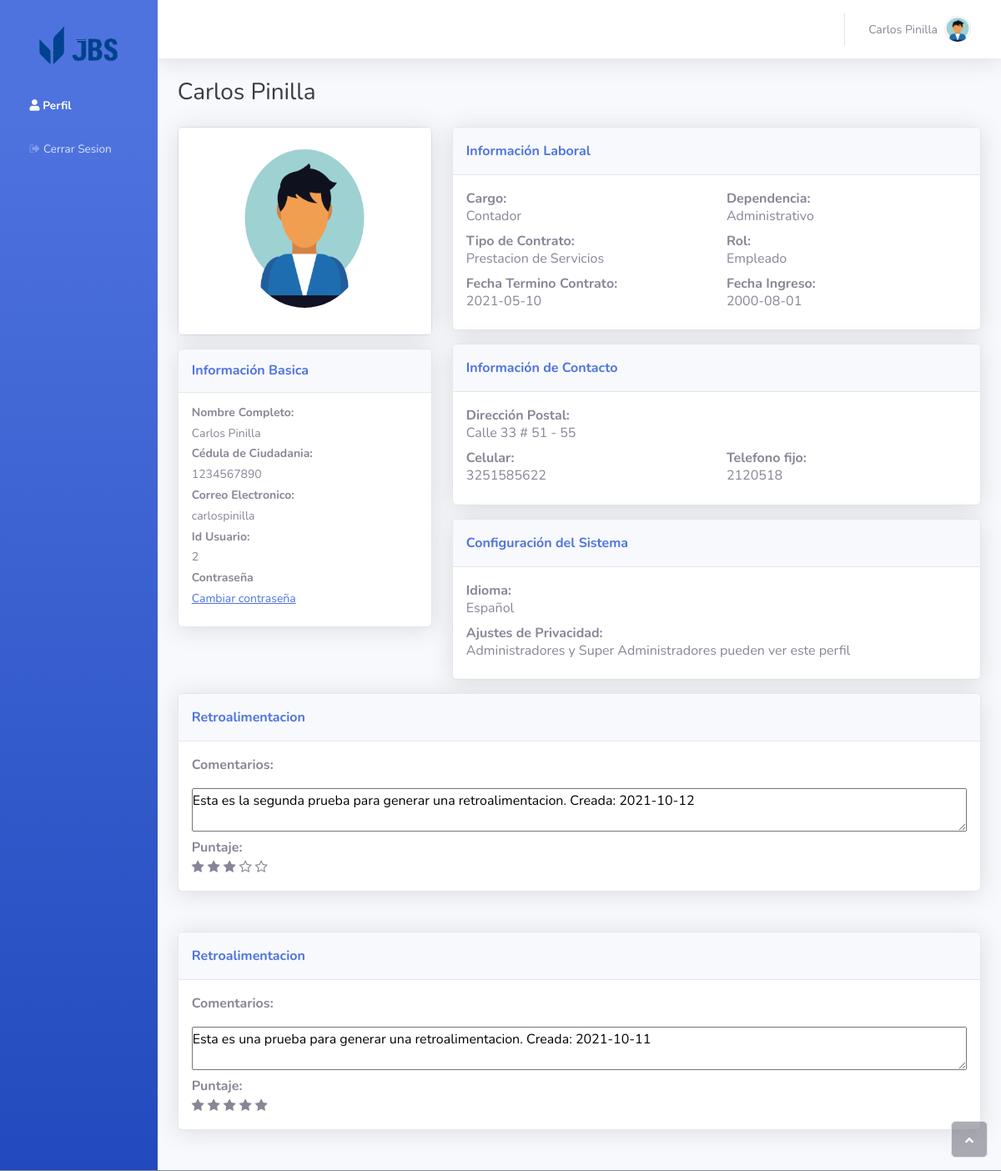
The app's page /system/profile (signed in), older data.
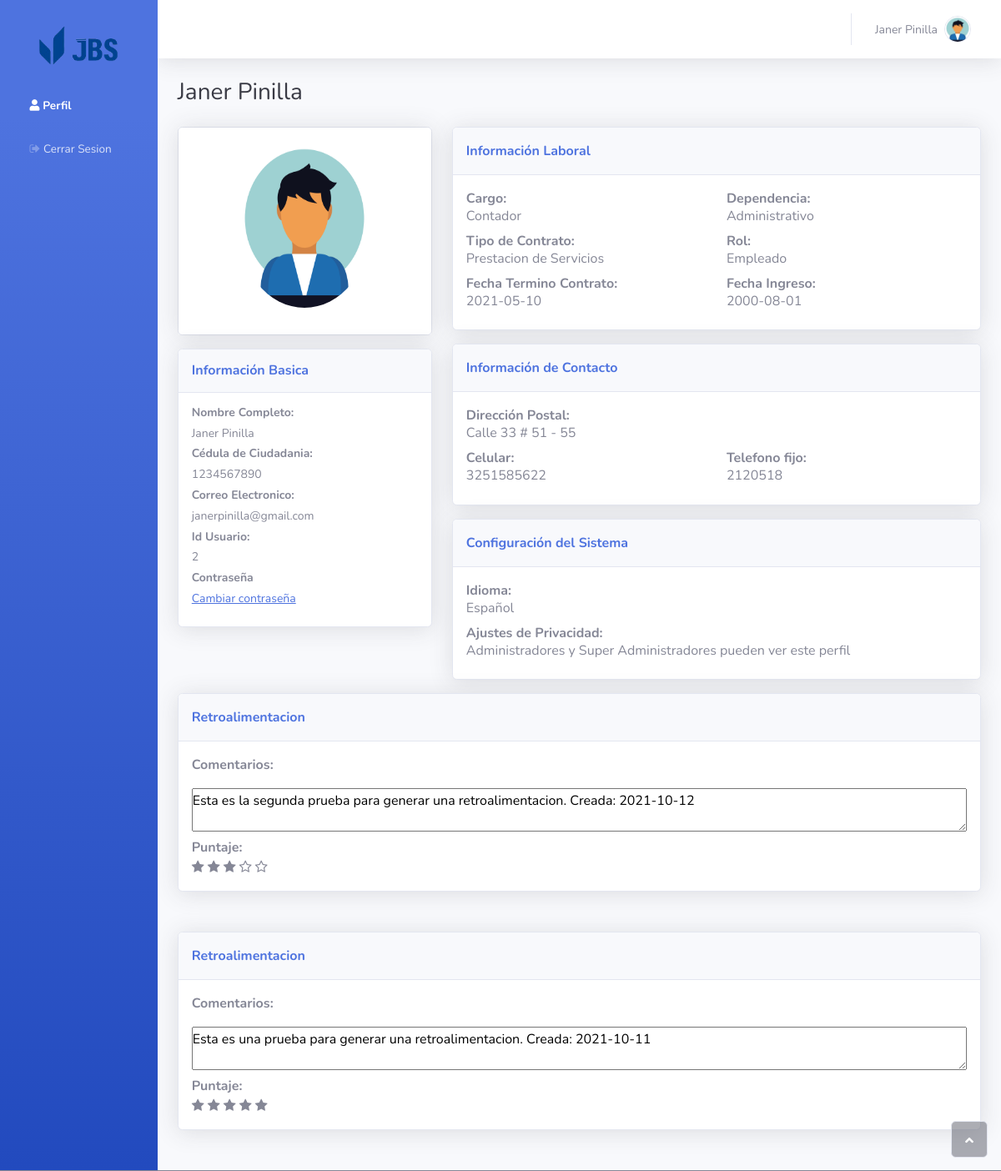
The same page, newer data.
### flaskr/models/usuario.py (models this page shows, shortened)
class Usuario(UserMixin, sqla.Model):
    idUsuario = sqla.Column(sqla.Integer, primary_key=True, nullable=False)
    correo = sqla.Column(sqla.Text, nullable=False, unique=True)
    password = sqla.Column(sqla.Text, nullable=False)
    nombre = sqla.Column(sqla.Text, nullable=False)
    apellido = sqla.Column(sqla.Text, nullable=False)
    cedula = sqla.Column(sqla.Integer, nullable=False, unique=True)
    fecha_ingreso = sqla.Column(sqla.DateTime, nullable=False)
    fecha_contrato = sqla.Column(sqla.DateTime, nullable=False)
    tipo_contrato = sqla.Column(sqla.Text, nullable=False)
    cargo = sqla.Column(sqla.Text, nullable=False)
    dependencia = sqla.Column(sqla.Text, nullable=False)
    salario = sqla.Column(sqla.Float, nullable=False)
    estado = sqla.Column(sqla.Boolean, nullable=False, default=1)
    uuid = sqla.Column(sqla.String(64), nullable=False, default=lambda: str(uuid4()))
    idRol = sqla.Column(sqla.Integer, sqla.ForeignKey('rol.idRol'), nullable=False)
    nombreRol = sqla.relationship('Rol', backref=sqla.backref('usuarios', lazy=True))
    direccion = sqla.Column(sqla.String, nullable=False)
    celular = sqla.Column(sqla.Integer, nullable=False)
    telefono = sqla.Column(sqla.Integer, nullable=False)
    image = sqla.Column(sqla.Text, nullable=False)

### flaskr/system.py (the view, shortened to what this page needs)
@bp.route("/profile", methods=("GET", "POST"))
@login_required
def profile():
    form = ChangePassword()
    if current_user.idRol == 3:
        retroalimentaciones = Retroalimentacion.query.filter_by(idEmpleado=current_user.idUsuario).order_by(Retroalimentacion.fecha.desc()).all()
        return render_template('system/profile.html', retroalimentaciones=retroalimentaciones, form=form)
    return render_template('system/profile.html', form=form)

### flaskr/forms.py
class ChangePassword(FlaskForm):
    oldpassword = PasswordField('* Contraseña antigua', validators=[InputRequired()])
    password = PasswordField('* Nueva contraseña', validators=[InputRequired(), EqualTo('confirm', message='Contraseñas deben ser iguales')])
    confirm  = PasswordField('* Confirmar nueva contraseña')
    submit = SubmitField("Cambiar contraseña")

### flaskr/models/rol.py (called while the page is built)
    def __repr__(self):
        return self.tipo

### flaskr/models/usuario.py (called while the page is built)
@login_manager.user_loader
def load_user(user_uuid):
    return Usuario.query.filter_by(uuid=user_uuid).first()

### flaskr/templates/system/profile.html (shortened to what the changed rows need)
{% extends 'base_after.html' %}
{% set active_page = 'Profile' %}
{% from "_flash_messages.html" import flash_messages %}
{% block container %}
<h3 class="text-dark mb-4">{{ current_user.nombre }} {{ current_user.apellido }}</h3>
<div class="row mb-3">
    <div class="col-lg-4">
        <div class="card shadow mb-4">
            <div class="card-body">
                <h4 class="small fw-bold">Nombre Completo:</h4>
                <h4 class="small">{{ current_user.nombre }} {{ current_user.apellido }}</h4>
                <h4 class="small fw-bold">Cédula de Ciudadania:</h4>
                <h4 class="small">{{ current_user.cedula }}</h4>
                <h4 class="small fw-bold">Correo Electronico:</h4>
                <h4 class="small">{{ current_user.correo }}</h4>
                <h4 class="small fw-bold">Id Usuario:</h4>
                <h4 class="small">{{ current_user.idUsuario }}</h4>
                <h4 class="small fw-bold">Contraseña<br></h4>
                <a class="card-link" href="#offcanvas-1" data-bs-toggle="offcanvas" role="button" aria-controls="offcanvas-1">
                    <h4 class="small">Cambiar contraseña</h4>
                </a>
            </div>
        </div>
    </div>
    <div class="col-lg-8">
        <div class="row">
            <div class="col">
                <div class="card shadow mb-3">
                    <div class="card-body">
                        <div class="row">
                            <div class="col" style="text-align: left;margin: auto;">
                                <div>
                                    <p class="text-secondary fw-bold" style="margin: auto;">Cargo:</p>
                                    <h6>{{ current_user.cargo }}</h6>
                                </div>
                            </div>
                            <div class="col" style="text-align: left;margin: auto;">
                                <div>
                                    <p class="text-secondary fw-bold" style="margin: auto;">Dependencia:</p>
                                    <h6>{{ current_user.dependencia }}</h6>
                                </div>
                            </div>
                        </div>
                        <div class="row">
                            <div class="col" style="text-align: left;margin: auto;">
                                <div>
                                    <p class="text-secondary fw-bold" style="margin: auto;">Tipo de Contrato:</p>
                                    <h6>{{ current_user.tipo_contrato }}</h6>
                                </div>
                            </div>
                        </div>
                        <div class="row">
                            <div class="col" style="text-align: left;margin: auto;">
                                <div>
                                    <p class="text-secondary fw-bold" style="margin: auto;">Fecha Termino Contrato:</p>
                                    <h6>{{ current_user.fecha_contrato.strftime('%Y-%m-%d') }}</h6>
                                </div>
                            </div>
                            <div class="col" style="text-align: left;margin: auto;">
                                <div>
                                    <p class="text-secondary fw-bold" style="margin: auto;">Fecha Ingreso:</p>
                                    <h6>{{ current_user.fecha_ingreso.strftime('%Y-%m-%d') }}</h6>
                                </div>
                            </div>
                        </div>
                    </div>
                </div>
                <div class="card shadow" style="margin-bottom: 16px;">
                    <div class="card-body">
                        <div>
                            <p class="text-secondary fw-bold" style="margin: auto;">Dirección Postal:</p>
                            <h6> {{ current_user.direccion }}</h6>
                        </div>
                        <div class="row">
                            <div class="col" style="text-align: left;margin: auto;">
                                <div>
                                    <p class="text-secondary fw-bold" style="margin: auto;">Celular:</p>
                                    <h6> {{ current_user.celular }} </h6>
                                </div>
                            </div>
                            <div class="col" style="text-align: left;margin: auto;">
                                <div>
                                    <p class="text-secondary fw-bold" style="margin: auto;">Telefono fijo:</p>
                                    <h6> {{ current_user.telefono }}</h6>
                                </div>
                            </div>
                        </div>
                    </div>
                </div>
                {% set flashes = get_flashed_messages(with_categories=true) %}
            </div>
        </div>
    </div>
</div>
{% if current_user.idRol == 3 %}
    {% for r in retroalimentaciones %}
        <div class="card shadow mb-5">
            <div class="card-header py-3">
            </div>
                <div class="card-body">
                </div>
        </div>
    {% endfor %}
{% endif %}
{% endblock %}

### flaskr/templates/base_after.html (shortened to what this page needs)
{% extends 'base.html' %}
{% block body %}
<body id="page-top" style="border-bottom-width: 1px;border-bottom-style: solid;">
    <div id="wrapper">
        <nav class="navbar navbar-dark align-items-start sidebar sidebar-dark accordion bg-gradient-primary p-0" style="width: 150px;">
            <div class="container-fluid d-flex flex-column p-0">
                <a class="navbar-brand d-flex justify-content-center align-items-center sidebar-brand m-0" style="width: 150px;height: 100px;margin: auto">
                    <img src="/static/img/logo.png" style="width: 100px;min-width: 70px; display: block;margin: auto;border-radius: 26px;">
                </a>
                <ul class="navbar-nav text-light" id="accordionSidebar">
                    <li class="nav-item"><a style="width: 150px;" class="nav-link {{'active' if active_page == 'Profile' else ''}}" href="{{ url_for('system.profile') }}"><i class="fas fa-user"></i><span>Perfil</span></a></li>
                    <li class="nav-item"><a style="width: 150px;" class="nav-link " href="{{ url_for('auth.logout') }}"><i class="fa fa-sign-out"></i><span>Cerrar Sesion</span></a></li>
                </ul>
            </div>
        </nav>
        <div class="d-flex flex-column" id="content-wrapper">
            <div id="content">
                <nav class="navbar navbar-light navbar-expand bg-white shadow mb-4 topbar static-top">
                    <div class="container-fluid">
                        <ul class="navbar-nav flex-nowrap ms-auto">
                            <li class="nav-item dropdown no-arrow">
                                <div class="nav-item dropdown no-arrow">
                                    <a class="dropdown-toggle nav-link" aria-expanded="false" data-bs-toggle="dropdown" href="#">
                                        <span class="d-none d-lg-inline me-2 text-gray-600 small">{{current_user.nombre}} {{ current_user.apellido }}</span>
                                        <img class="rounded-circle border img-profile" src="{% if current_user.image %} {{ url_for('system.uploads', filename=current_user.image) }} {% else %} {{ url_for('static', filename='img/avatars/avatar.jpeg') }} {% endif %}">
                                    </a>
                                </div>
                            </li>
                        </ul>
                    </div>
                </nav>
                <div class="container-fluid">
                    {% block container %} {% endblock %}
                </div>
            </div>
        </div>
        <a class="border rounded d-inline scroll-to-top" href="#page-top">
            <i class="fas fa-angle-up"></i>
        </a>
    </div>
</body>
{% endblock %}

Row changes from the older to the newer data that the page shows:
changed Usuario "Pinilla": nombre "Carlos" → "Janer"; correo "carlospinilla" → "janerpinilla@gmail.com"
